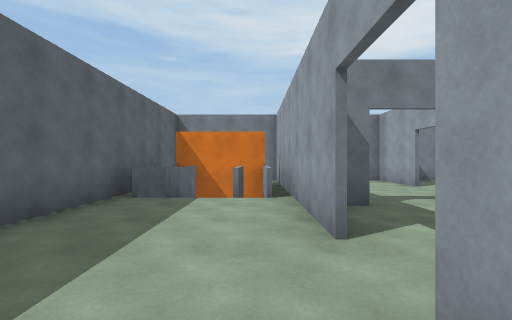
View 1 (above)

19 first-person views from a walk through a scene from a Unity 3-D project. The camera is 1.4 m above the floor, looks level and sees 90° across. The floor is counted in squares, 2 m on a side. Each view is taken from the middle of a square. On the plan, view 1 faces up. The plan holds only what a view shows up to about 9 squares ahead; the rest is blank. The place goes on beyond the plan. The player is left out. Surface patterns are stand-ins for the level's own textures.

View 2
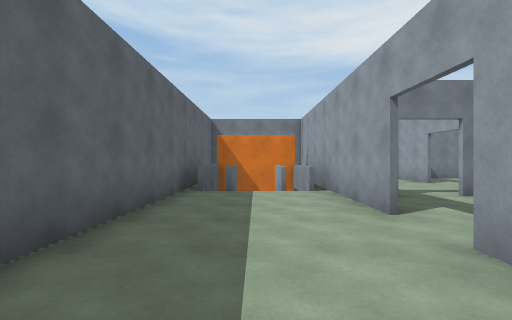

View 3
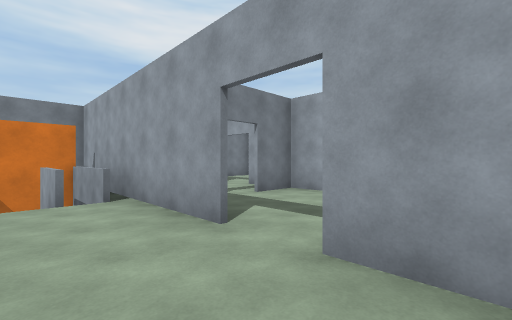

View 4
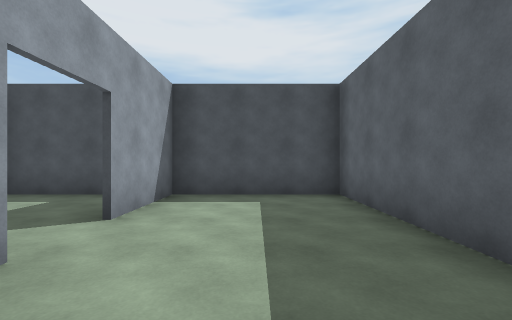

View 5
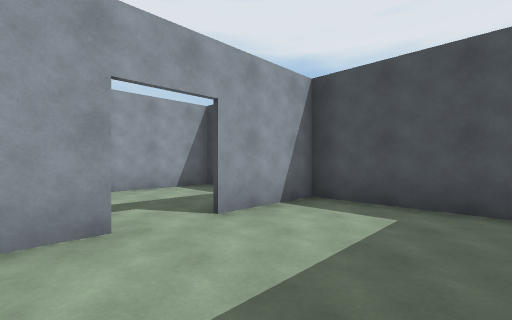

View 6
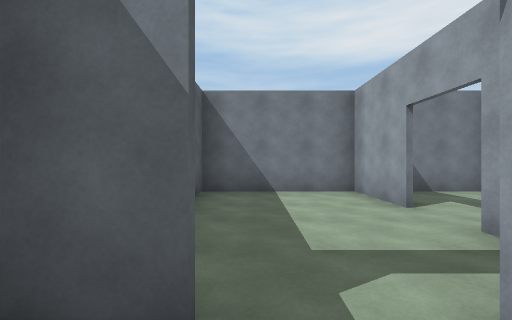

View 7
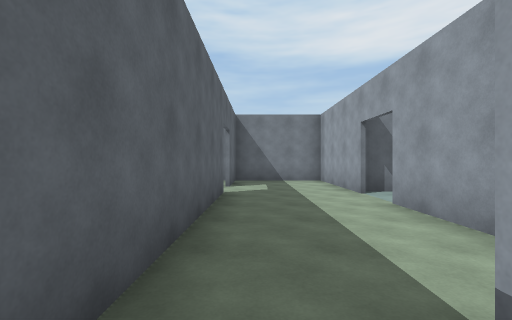

View 8
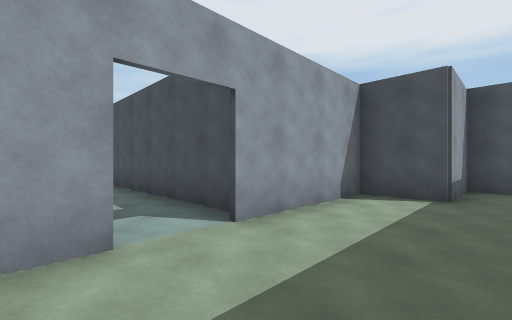

View 9
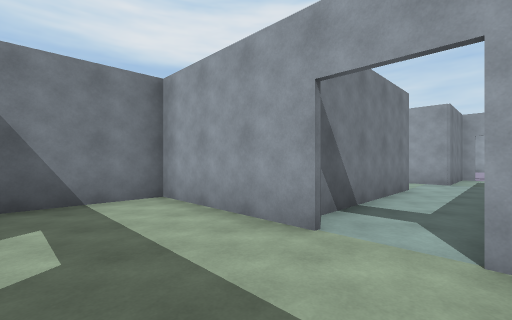

View 10
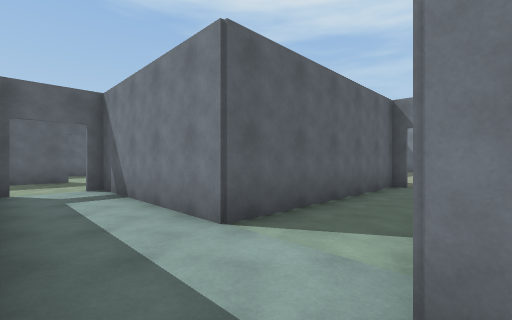

View 11
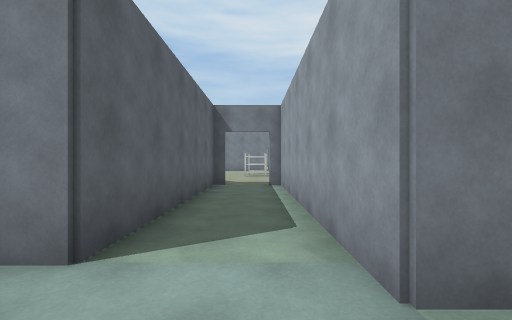

View 12
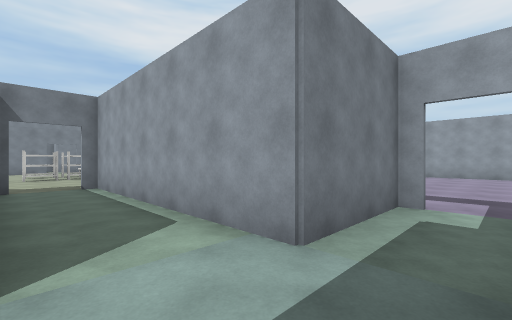

View 13
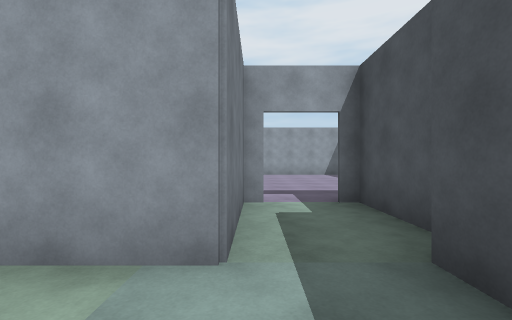

View 14
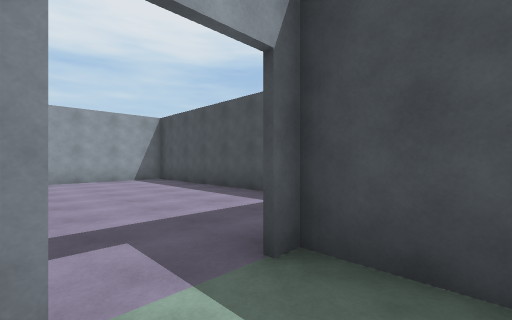

View 15
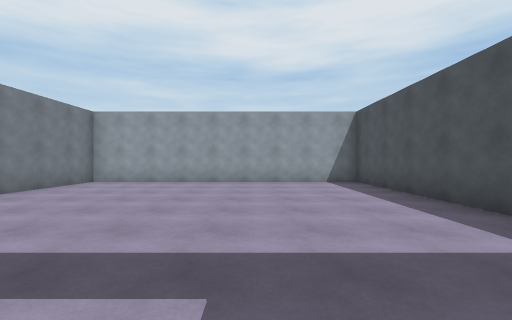

View 16
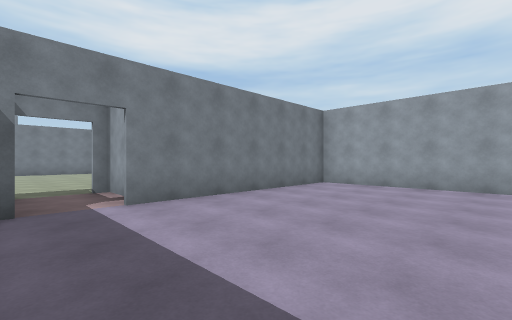

View 17
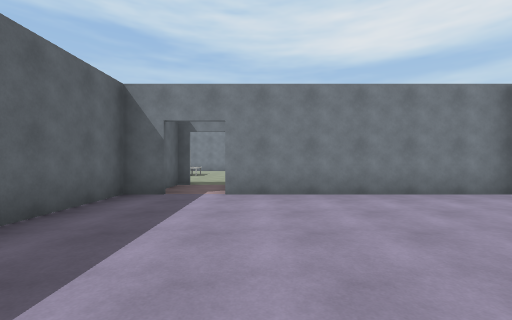

View 18
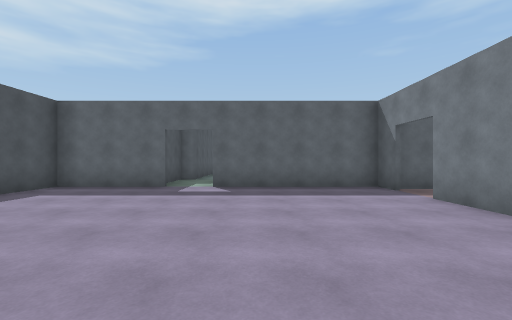

View 19
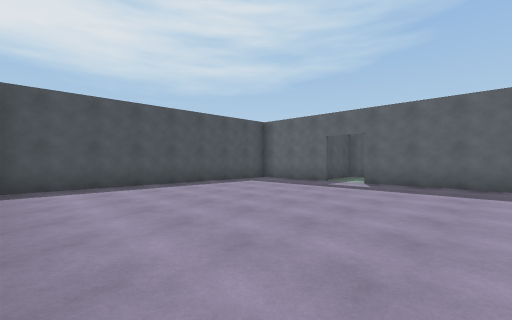

### Floor plan
Ten units are one square. View 1 is at (0, 0); x grows to the right and y downward. Boxes are objects, and circles mark ways between rooms. Rooms are numbered by the first view taken in them; rooms with no view inside come last. Other rooms are left out.
<svg viewBox="-32 -117 279 134">
<path fill="none" stroke="#000" d="M7 -21 7 -88M4 -47 -4 -47 -4 -67M2 -48 2 -72 -22 -72 -22 -48M-16 -67 -16 -47 -24 -47M-27 -79 -27 12 7 12 7 -10M20 12 42 12 42 -14M19 -39 10 -39M42 -30 42 -39 30 -39M72 -52 72 -87 40 -87M43 -55 43 -6M43 -86 43 -69M50 12 57 12 57 -8 72 -8 72 -41M140 -33 162 -33M162 -48 162 -52 137 -52 137 -112M76 -38 138 -38M122 -112 118 -112 118 -57 72 -57M163 -38 163 -8 242 -8 242 -92 184 -92M171 -92 163 -92 163 -49M172 -112 168 -112 168 -94M42 -68 42 -88M8 -86 8 -80M40 -87 2 -87"/>
<circle cx="10" cy="-20" r="3" fill="#2a7"/>
<circle cx="20" cy="-40" r="3" fill="#2a7"/>
<circle cx="80" cy="-50" r="3" fill="#2a7"/>
<circle cx="40" cy="-60" r="3" fill="#2a7"/>
<circle cx="160" cy="-40" r="3" fill="#2a7"/>
<text x="-10" y="-20">1</text>
<text x="20" y="-10">2</text>
<text x="60" y="-40">3</text>
<text x="120" y="-60">4</text>
<text x="200" y="-50">5</text>
<text x="20" y="-60">6</text>
</svg>
Room 1 opens to room 2. Room 2 opens to room 6. Room 3 opens to room 4. Room 3 opens to room 6. Room 4 opens to room 5.

Where each view was taken, in squares from view 1:
view 1: 0 up, 0 right, facing up
view 2: 1 down, 1 left, facing up
view 3: 0 up, 1 left, facing up-right
view 4: 4 up, 1 left, facing down
view 5: 3 up, 2 left, facing down-right
view 6: 3 up, 2 right, facing up
view 7: 0 up, 5 right, facing up
view 8: 6 up, 5 right, facing down-right
view 9: 4 up, 5 right, facing up-right
view 10: 4 up, 14 right, facing up-left
view 11: 4 up, 13 right, facing up
view 12: 4 up, 12 right, facing up-right
view 13: 5 up, 12 right, facing right
view 14: 5 up, 15 right, facing down-right
view 15: 4 up, 16 right, facing right
view 16: 5 up, 17 right, facing up-right
view 17: 4 up, 19 right, facing up
view 18: 6 up, 23 right, facing left
view 19: 8 up, 24 right, facing down-left
